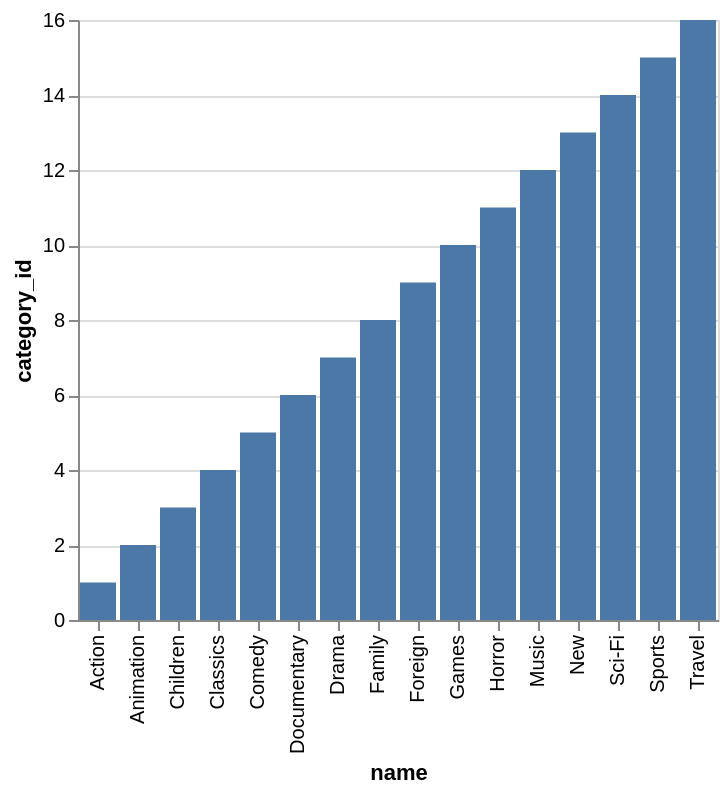

Here is the Vega-Lite specification saved for this chart:
### Vega-Lite specification from a JSON file in a GitHub repository (floating-point values rounded to 4 significant figures)
{"data": {"values": [{"x_data": "Action", "y_data": 1}, {"x_data": "Animation", "y_data": 2}, {"x_data": "Children", "y_data": 3}, {"x_data": "Classics", "y_data": 4}, {"x_data": "Comedy", "y_data": 5}, {"x_data": "Documentary", "y_data": 6}, {"x_data": "Drama", "y_data": 7}, {"x_data": "Family", "y_data": 8}, {"x_data": "Foreign", "y_data": 9}, {"x_data": "Games", "y_data": 10}, {"x_data": "Horror", "y_data": 11}, {"x_data": "Music", "y_data": 12}, {"x_data": "New", "y_data": 13}, {"x_data": "Sci-Fi", "y_data": 14}, {"x_data": "Sports", "y_data": 15}, {"x_data": "Travel", "y_data": 16}]}, "mark": "bar", "encoding": {"x": {"field": "x_data", "type": "nominal", "title": "name", "sort": {"op": "sum", "field": "y_data", "order": "ascending"}}, "y": {"field": "y_data", "type": "quantitative", "title": "category_id"}}}
